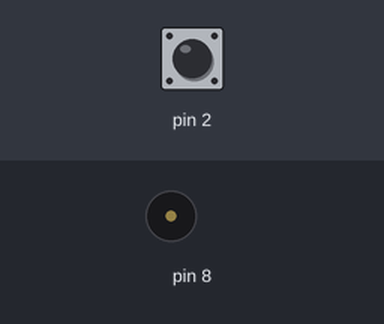
A sketch run on a simulated Arduino Uno, built with avr-gcc and run on an emulated ATmega328P. Parts: buzzer (waves = sounding). The test bench sets the inputs (shaded band); at power-on: pin 2 HIGH.

Above: at 1.2 s.
1.3 s: pin 2 pulled LOW for 1 s
At 1.5 s:
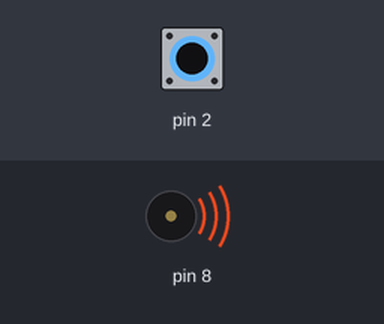
4.3 s: pin 2 pulled LOW for 3.2 s
At 7.8 s:
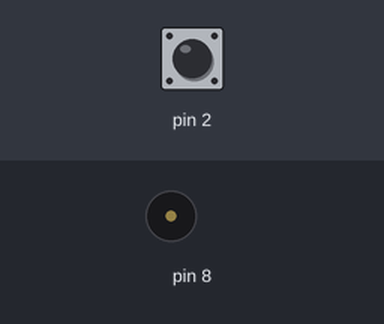
Timing chart, 0 to 9.3 s (numbered marks = the images above; inputs shaded):
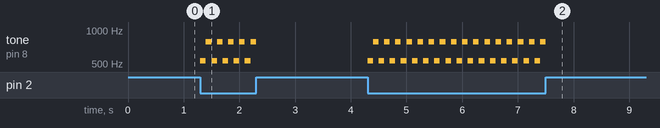

The sketch:

week10_2_arduino_pin2_switch_tone_8_523_784_delay100.ino
```cpp
// week10_2_arduino_pin2_switch_tone_8_523_784_delay100
void setup() {
  pinMode(2, INPUT_PULLUP); // 拉高,變成sv,真的按下去,變0V(GND接地)
  pinMode(8, OUTPUT); //
}// pin 2 變成按鈕, 可以HIGH高(沒按) 可以LOW低(按)

void loop() {
  if(digitalRead(2)==LOW){ // 如果 Pin 2 有按下去
    tone(8, 532, 100); // 發出 523 的 Do
    delay(100);
    tone(8, 784, 100); // 發出 784 的 So
    delay(100);
  }

}
```

Measured:
- after the input at 1.3 s, tone on pin 8: silent → 532 Hz at once, then repeats every 0.20 s: 784 Hz 0.10 s, 532 Hz 0.10 s, until it stays silent from 2.3 s
- after the input at 4.3 s, tone on pin 8: silent → 532 Hz at once, then repeats every 0.20 s: 784 Hz 0.10 s, 532 Hz 0.10 s, until it stays silent from 7.5 s
